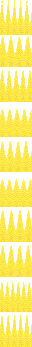
#> input picture colorflames/textures/yellow_fire_amin.png, 32 x 347 px, given in place of black_fire_inv.png, which was not available
$ python generate_linear_mult.py
#> lines starting #> are read from the running program, lines starting #| are printed output that depends on the picture; pictures that were not available may be replaced by others from this repository, and a replacement may not be noted
from PIL import Image
import numpy as np
import random

def create_image_series_with_variations(image_path, output_size, transparency_height_fraction, num_images, max_variation=2):
#> called with image_path = 'black_fire_inv.png', output_size = (64, 64), transparency_height_fraction = 0.25, num_images = 20, max_variation = 2
    images_paths = []
    original_img = Image.open(image_path).convert("RGBA")
#> original_img is the input picture: PIL image 32x347 RGBA; mean R, G, B, A 167.9, 154.7, 51, 170
    original_data = np.array(original_img)

    # Identify and sort colors by brightness, excluding completely transparent pixels
    colors, counts = np.unique(original_data.reshape(-1, 4), axis=0, return_counts=True)
#> colors = 33 rows, first 6: [0, 0, 0, 0], [244, 212, 82, 255], [244, 214, 84, 255], [245, 211, 83, 255], [245, 226, 73, 255], [246, 221, 95, 255]; counts = 33 values, max 3700 at index 0, min 22 at index 21, mean 336.5
    bright_colors = colors[np.where((colors[:,3] > 0) & ((colors[:,0] > 80) | (colors[:,1] > 80) | (colors[:,2] > 80)))]
#> bright_colors = 32 rows, first 6: [244, 212, 82, 255], [244, 214, 84, 255], [245, 211, 83, 255], [245, 226, 73, 255], [246, 221, 95, 255], [247, 213, 89, 255]
    bright_colors_sorted = bright_colors[np.argsort(np.sum(bright_colors[:, :3], axis=1))][::-1]
#> bright_colors_sorted = 32 rows, first 6: [255, 252, 109, 255], [255, 239, 93, 255], [254, 232, 95, 255], [255, 245, 75, 255], [255, 237, 76, 255], [252, 223, 91, 255]

    # Initialize column heights for the seed image within 20% of the image height
    max_colored_height = output_size[0] - int(output_size[0] * transparency_height_fraction)
    base_height = max_colored_height // 2  # Base height for all columns
    height_variation_limit = int(output_size[0] * 0.2)  # Max variation is 20% of the image height

    initial_colored_heights = [
        max(0, min(max_colored_height, base_height + random.randint(-height_variation_limit, height_variation_limit)))
        for _ in range(output_size[1])
    ]

    for image_idx in range(num_images):
        new_image_data = np.zeros((output_size[0], output_size[1], 4), dtype=np.uint8)

        for x in range(output_size[1]):
            if image_idx == 0:
                colored_height = initial_colored_heights[x]
            else:
                # For subsequent images, adjust the height slightly to ensure gradual changes
                variation = random.randint(-max_variation, max_variation)
                colored_height = max(0, min(max_colored_height, initial_colored_heights[x] + variation))
                initial_colored_heights[x] = colored_height  # Update for gradual change

            for y in range(output_size[0] - colored_height, output_size[0]):
                color_index = (y - (output_size[0] - colored_height)) % len(bright_colors_sorted)
                variation_index = min(len(bright_colors_sorted) - 1, color_index + random.randint(-2, 2))
                new_image_data[y, x, :3] = bright_colors_sorted[variation_index][:3]
                new_image_data[y, x, 3] = 255

        new_image = Image.fromarray(new_image_data, 'RGBA')
        new_image_path = f'yellow_fire_{image_idx + 1}.png'
        new_image.save(new_image_path)
        images_paths.append(new_image_path)
#> this loop made 20 passes
#> pass 1, in create_image_series_with_variations, `new_image = Image.fromarray(new_image_data, 'RGBA')`:
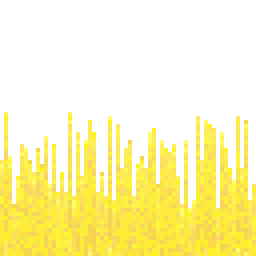
#> new_image: PIL image 64x64 RGBA (shown 4 times larger); mean R, G, B, A 95.9, 88.2, 28.4, 97.2; transparent parts drawn white
#> pass 2, in create_image_series_with_variations, `new_image = Image.fromarray(new_image_data, 'RGBA')`:
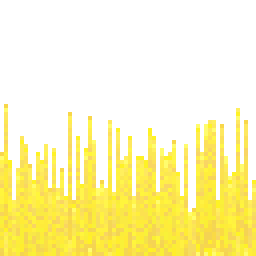
#> new_image: PIL image 64x64 RGBA (shown 4 times larger); mean R, G, B, A 96.1, 88.3, 28.5, 97.4; transparent parts drawn white
#> pass 3, in create_image_series_with_variations, `new_image = Image.fromarray(new_image_data, 'RGBA')`:
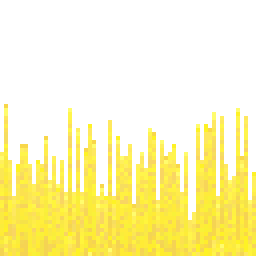
#> new_image: PIL image 64x64 RGBA (shown 4 times larger); mean R, G, B, A 95.4, 87.8, 28.3, 96.7; transparent parts drawn white
#> after the loop:
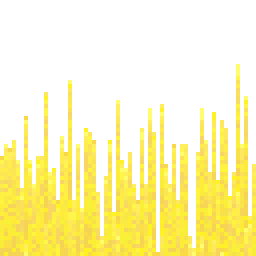
#> new_image: PIL image 64x64 RGBA (shown 4 times larger); mean R, G, B, A 96.2, 88.5, 28.8, 97.6; transparent parts drawn white
#> after the loop, images_paths = 20 items, first 6: 'yellow_fire_1.png', 'yellow_fire_2.png', 'yellow_fire_3.png', 'yellow_fire_4.png', 'yellow_fire_5.png', 'yellow_fire_6.png'; initial_colored_heights = 64 values, max 48 at index 59, min 1 at index 39, mean 24.48

    return images_paths

# Parameters for generation
image_path = 'black_fire_inv.png'  # Update this path
num_images = 20
images_series_paths = create_image_series_with_variations(image_path, (64, 64), 0.25, num_images)
#> images_series_paths has the same summary as images_paths in create_image_series_with_variations

# Print the paths of the generated images
for path in images_series_paths:
    print(path)
#> this loop made 20 passes
#> path on passes 1 to 12: 'yellow_fire_1.png', 'yellow_fire_2.png', 'yellow_fire_3.png', 'yellow_fire_4.png', 'yellow_fire_5.png', 'yellow_fire_6.png', 'yellow_fire_7.png', 'yellow_fire_8.png', 'yellow_fire_9.png', 'yellow_fire_10.png', 'yellow_fire_11.png', 'yellow_fire_12.png'
#| yellow_fire_1.png
#| yellow_fire_2.png
#| yellow_fire_3.png
#| yellow_fire_4.png
#| yellow_fire_5.png
#| yellow_fire_6.png
#| yellow_fire_7.png
#| yellow_fire_8.png
#> (further printed lines are left out)

$ run again, on colorflames/textures/black_fire_animated_2.png
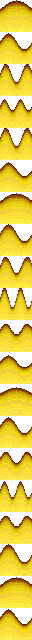
#> input picture colorflames/textures/black_fire_animated_2.png, 32 x 640 px, given in place of black_fire_inv.png, which was not available
#> in create_image_series_with_variations, original_img is the input picture: PIL image 32x640 RGBA; mean R, G, B, A 169.9, 145.8, 29.8, 192.8
#> colors = 111 rows, first 6: [0, 0, 0, 0], [86, 32, 3, 255], [116, 59, 15, 255], [128, 67, 11, 255], [132, 82, 11, 255], [138, 74, 9, 255]; counts = 111 values, max 4995 at index 0, min 19 at index 91, mean 184.5
#> bright_colors = 110 rows, first 6: [86, 32, 3, 255], [116, 59, 15, 255], [128, 67, 11, 255], [132, 82, 11, 255], [138, 74, 9, 255], [143, 76, 16, 255]
#> bright_colors_sorted = 110 rows, first 6: [255, 245, 75, 255], [255, 237, 76, 255], [252, 223, 91, 255], [251, 231, 83, 255], [255, 236, 73, 255], [246, 221, 95, 255]
#> the loop in create_image_series_with_variations, `for image_idx in range(num_images):` made 20 passes
#> pass 1, in create_image_series_with_variations, `new_image = Image.fromarray(new_image_data, 'RGBA')`:
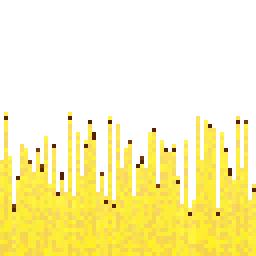
#> new_image: PIL image 64x64 RGBA (shown 4 times larger); mean R, G, B, A 94.1, 85.8, 26.3, 97.2; transparent parts drawn white
#> after the loop in create_image_series_with_variations, `for image_idx in range(num_images):`:
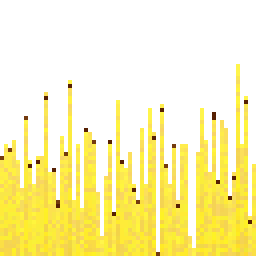
#> new_image: PIL image 64x64 RGBA (shown 4 times larger); mean R, G, B, A 94.8, 86.2, 26.5, 97.6; transparent parts drawn white
#> after the loop in create_image_series_with_variations, `for image_idx in range(num_images):`: images_paths = 20 items, first 6: 'yellow_fire_1.png', 'yellow_fire_2.png', 'yellow_fire_3.png', 'yellow_fire_4.png', 'yellow_fire_5.png', 'yellow_fire_6.png'; initial_colored_heights = 64 values, max 48 at index 59, min 1 at index 39, mean 24.48
#> images_series_paths has the same summary as images_paths in create_image_series_with_variations
#> the loop `for path in images_series_paths:` made 20 passes
#> path on passes 1 to 8: 'yellow_fire_1.png', 'yellow_fire_2.png', 'yellow_fire_3.png', 'yellow_fire_4.png', 'yellow_fire_5.png', 'yellow_fire_6.png', 'yellow_fire_7.png', 'yellow_fire_8.png'
#> (printed output is left out)
